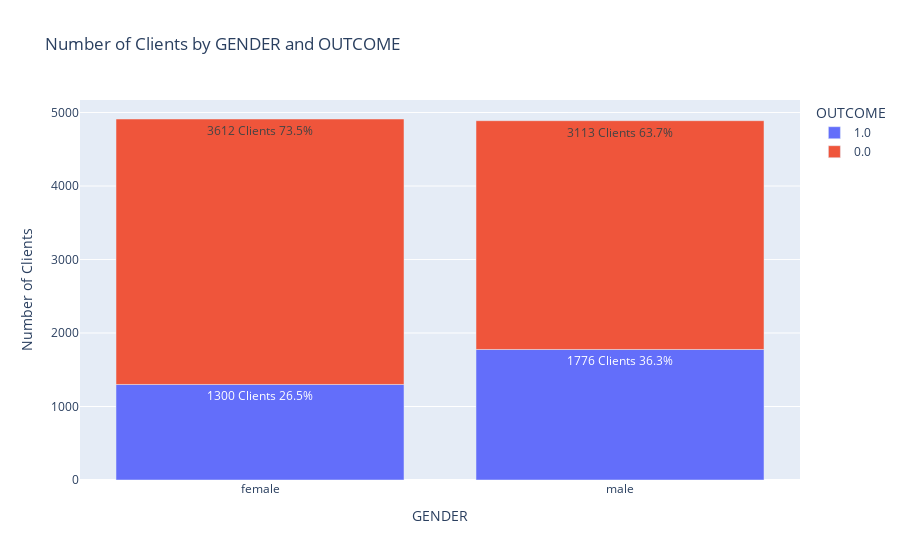

The notebook cell saved with this chart:
### Markdown cell above
- The older the clients, the smaller the percentage of those who file a claim.
- Specifically, clients aged 16-25 mostly file claims, while those aged 26 and above mostly do not.
- The largest number of clients belongs to the 26-39 age group.

### Code cell
plot_bars('GENDER')

### Figure 1 — Plotly figure (JSON) as saved in the notebook; plotly's stock layout.template omitted (floating-point values rounded to 4 significant figures)
{"data": [{"hovertemplate": "OUTCOME=1.0<br>GENDER=%{x}<br>Number of Clients=%{y}<br>label_text=%{text}<extra></extra>", "legendgroup": "1.0", "marker": {"color": "#636efa", "pattern": {"shape": ""}}, "name": "1.0", "orientation": "v", "showlegend": true, "text": ["1300 Clients\n26.5%", "1776 Clients\n36.3%"], "textposition": "auto", "type": "bar", "x": ["female", "male"], "xaxis": "x", "y": [1300, 1776], "yaxis": "y"}, {"hovertemplate": "OUTCOME=0.0<br>GENDER=%{x}<br>Number of Clients=%{y}<br>label_text=%{text}<extra></extra>", "legendgroup": "0.0", "marker": {"color": "#EF553B", "pattern": {"shape": ""}}, "name": "0.0", "orientation": "v", "showlegend": true, "text": ["3612 Clients\n73.5%", "3113 Clients\n63.7%"], "textposition": "auto", "type": "bar", "x": ["female", "male"], "xaxis": "x", "y": [3612, 3113], "yaxis": "y"}], "layout": {"barmode": "relative", "legend": {"title": {"text": "OUTCOME"}, "tracegroupgap": 0}, "title": {"text": "Number of Clients by GENDER and OUTCOME"}, "xaxis": {"anchor": "y", "domain": [0, 1], "title": {"text": "GENDER"}}, "yaxis": {"anchor": "x", "domain": [0, 1], "title": {"text": "Number of Clients"}}}}
